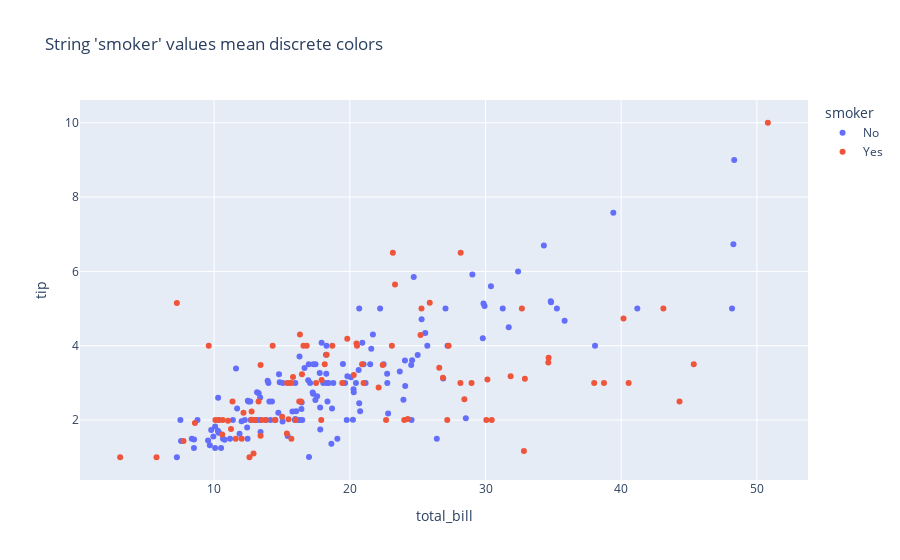

This figure's notebook cell:
### Code cell
import plotly.express as px
df = px.data.tips()
display(df.head(10))
fig = px.scatter(df, x="total_bill", y="tip", color="smoker",
                 title="String 'smoker' values mean discrete colors")

fig.show()

### Figure 1 — Plotly figure (JSON) as saved in the notebook; plotly's stock layout.template omitted (floating-point values rounded to 4 significant figures; data arrays with more than 128 entries replaced by an {"elided": "..."} marker saying what was removed)
{"data": [{"hovertemplate": "smoker=No<br>total_bill=%{x}<br>tip=%{y}<extra></extra>", "legendgroup": "No", "marker": {"color": "#636efa", "symbol": "circle"}, "mode": "markers", "name": "No", "orientation": "v", "showlegend": true, "type": "scatter", "x": {"elided": "151 float values"}, "xaxis": "x", "y": {"elided": "151 float values"}, "yaxis": "y"}, {"hovertemplate": "smoker=Yes<br>total_bill=%{x}<br>tip=%{y}<extra></extra>", "legendgroup": "Yes", "marker": {"color": "#EF553B", "symbol": "circle"}, "mode": "markers", "name": "Yes", "orientation": "v", "showlegend": true, "type": "scatter", "x": [38.01, 11.24, 20.29, 13.81, 11.02, 18.29, 3.07, 15.01, 26.86, 25.28, 17.92, 19.44, 32.68, 28.97, 5.75, 16.32, 40.17, 27.28, 12.03, 21.01, 11.35, 15.38, 44.3, 22.42, 15.36, 20.49, 25.21, 14.31, 16, 17.51, 10.59, 10.63, 50.81, 15.81, 7.25, 31.85, 16.82, 32.9, 17.89, 14.48, 9.6, 34.63, 34.65, 23.33, 45.35, 23.17, 40.55, 20.9, 30.46, 18.15, 23.1, 15.69, 19.81, 28.44, 15.48, 16.58, 10.34, 43.11, 13, 13.51, 18.71, 12.74, 13, 16.4, 20.53, 16.47, 26.59, 38.73, 24.27, 12.76, 30.06, 25.89, 13.27, 28.17, 12.9, 28.15, 11.59, 7.74, 30.14, 12.16, 13.42, 8.58, 13.42, 16.27, 10.09, 22.12, 24.01, 15.69, 15.53, 12.6, 32.83, 27.18, 22.67], "xaxis": "x", "y": [3, 1.76, 3.21, 2, 1.98, 3.76, 1, 2.09, 3.14, 5, 3.08, 3, 5, 3, 1, 4.3, 4.73, 4, 1.5, 3, 2.5, 3, 2.5, 3.48, 1.64, 4.06, 4.29, 4, 2, 3, 1.61, 2, 10, 3.16, 5.15, 3.18, 4, 3.11, 2, 2, 4, 3.55, 3.68, 5.65, 3.5, 6.5, 3, 3.5, 2, 3.5, 4, 1.5, 4.19, 2.56, 2.02, 4, 2, 5, 2, 2, 4, 2.01, 2, 2.5, 4, 3.23, 3.41, 3, 2.03, 2.23, 2, 5.16, 2.5, 6.5, 1.1, 3, 1.5, 1.44, 3.09, 2.2, 3.48, 1.92, 1.58, 2.5, 2, 2.88, 2, 3, 3, 1, 1.17, 2, 2], "yaxis": "y"}], "layout": {"legend": {"title": {"text": "smoker"}, "tracegroupgap": 0}, "title": {"text": "String 'smoker' values mean discrete colors"}, "xaxis": {"anchor": "y", "domain": [0, 1], "title": {"text": "total_bill"}}, "yaxis": {"anchor": "x", "domain": [0, 1], "title": {"text": "tip"}}}}
